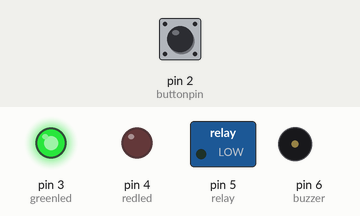
The sketch below on a simulated Arduino Uno, built with avr-gcc and run on an emulated ATmega328P. Parts: switched loads named in the sketch (green lamp = pin HIGH), output pins drawn as LEDs (lit = HIGH), buzzer (waves = sounding, pin HIGH). The inputs (shaded band) are chosen by the test bench; at power-on: pin 2 (buttonpin) LOW.

Above: at 1.2 s.
1.3 s: pin 2 (buttonpin) pulled HIGH for 0.15 s
At 1.55 s:
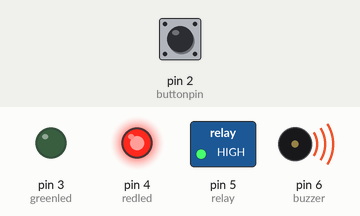
At 2.1 s:
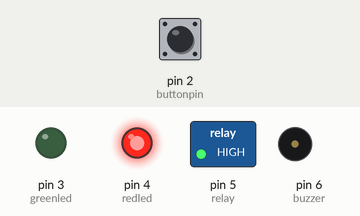
Timing chart, 0 to 4.3 s (numbered marks = the images above; inputs shaded):
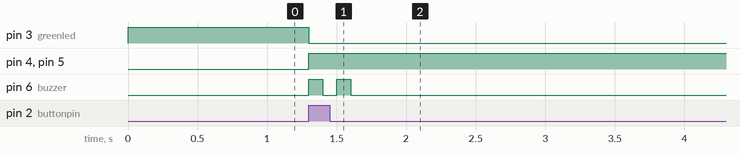

Measured:
- after the input at 1.3 s, pin 3 (greenled): HIGH → LOW at once; pin 4 (redled), pin 5 (relay): LOW → HIGH at once; pin 6 (buzzer): alternates HIGH for 0.10 s and LOW for 0.10 s, 4 changes in all, then stays LOW, starting at once

The sketch:

coffee_machine.ino
```cpp
const int buttonpin = 2;
int greenled = 3;
int redled = 4;
int buzzer = 6;
int relay = 5;
int i;
void setup() {
  pinMode(buttonpin, INPUT);
  pinMode(greenled, OUTPUT);
  pinMode(redled, OUTPUT);
  pinMode(buzzer, OUTPUT);
  pinMode(relay, OUTPUT);
}


void turn_on(){
  digitalWrite(greenled, LOW);
  digitalWrite(redled, HIGH);
  digitalWrite(relay, HIGH);
  for(i=0; i<=1; i++){
    digitalWrite(buzzer, HIGH);
    delay(100);
    digitalWrite(buzzer, LOW);
    delay(100);
  }
}


void time850s(){
  delay(60000);
  //delay(1000);
}


void turn_off(){
  digitalWrite(greenled, HIGH);
  digitalWrite(redled, LOW);
  digitalWrite(relay, LOW);
  for(i=0; i<=5; i++){
    digitalWrite(buzzer, HIGH);
    delay(800);
    digitalWrite(buzzer, LOW);
    delay(300);
  }
}


void loop() {
int val = digitalRead(buttonpin);
if(val == HIGH){
turn_on();
time850s();
turn_off();
}
else
  digitalWrite(greenled, HIGH);
}
```
